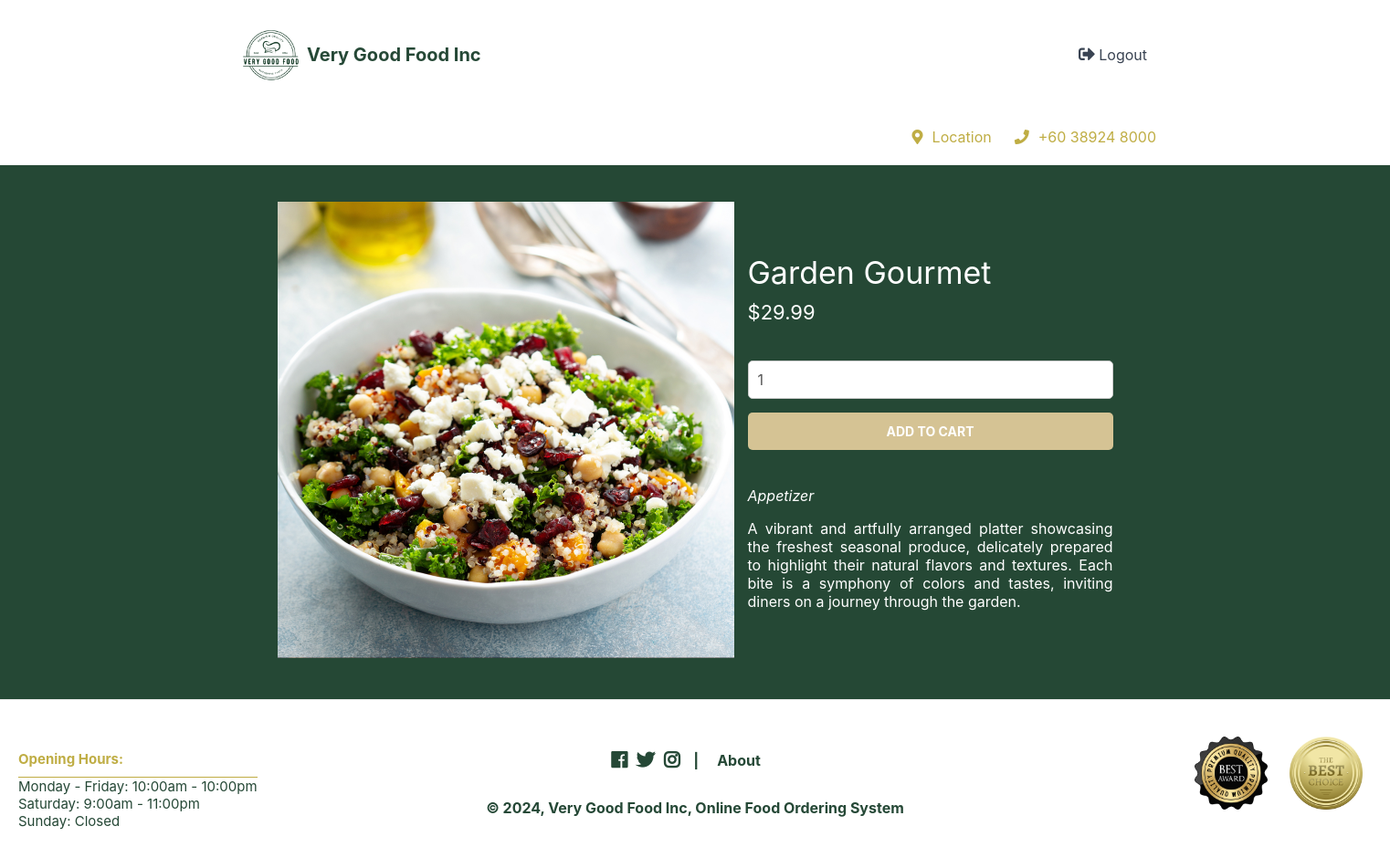
The page /index.php?page=product&id=4 (signed in) on the database its author committed.
### tables this page shows
CREATE TABLE `dishes` (
  `id` int(11) NOT NULL,
  `name` varchar(200) NOT NULL,
  `description` text NOT NULL,
  `price` decimal(7,2) NOT NULL,
  `quantity` int(11) NOT NULL,
  `img` text NOT NULL,
  `category_id` int(11) NOT NULL
);

### product.php (the view, shortened to what this page needs)
<?php
if (isset($_GET['id'])) {
    $stmt = $pdo->prepare('SELECT * FROM dishes WHERE id = ?');
    $stmt->execute([$_GET['id']]);
    $dish = $stmt->fetch(PDO::FETCH_ASSOC);
} else {
    error_page('Dish ID not specified', 'The dish ID is required to display a dish.');
    exit();
}
?>
<?=template_header($dish['name'])?>
<div class="product content-wrapper">
    <img src="imgs/<?=$dish['img']?>" width="500" height="500" alt="<?=$dish['name']?>">
    <div>
        <h1 class="name"><?=$dish['name']?></h1>
        <span class="price">
            &dollar;<?=$dish['price']?>
        </span>
        <form action="index.php?page=cart" method="post">
            <input type="number" name="quantity" value="1" min="1" max="<?=$dish['quantity']?>" placeholder="Quantity" required>
            <input type="submit" value="Add To Cart">
        </form>
        <div class="description">
            <?=$dish['description']?>
        </div>
    </div>
</div>
<?=template_footer()?>

### style.css (style rules this page uses)
* { box-sizing: border-box; font-family: -apple-system, BlinkMacSystemFont, "segoe ui", roboto, oxygen, ubuntu, cantarell, "fira sans", "droid sans", "helvetica neue", Arial, sans-serif; font-size: 16px; -webkit-font-smoothing: antialiased; -moz-osx-font-smoothing: grayscale; }
html { height: 100%; }
body { position: relative; min-height: 100%; color: #555555; background-color: #062e19df; margin: 0; padding-bottom: 150px; }
h1, h2, h3, h4, h5 { color: #394352; }
.content-wrapper { width: 1050px; margin: 0 auto; }
main > .product { display: flex; padding: 40px 0; margin-bottom: 40px; }
main > .product > div { padding-left: 15px; }
main > .product h1 { font-size: 34px; color: white; font-weight: normal; margin: 0; padding: 20px 0 10px 0; }
main > .product .price { display: block; font-size: 22px; color: #ffffff; }
main > .product form { display: flex; flex-flow: column; margin: 40px 0; }
main > .product form input[type="number"] { width: 400px; padding: 10px; margin-bottom: 15px; border: 1px solid #ccc; color: #555555; border-radius: 5px; }
main > .product form input[type="submit"] { background: #eed5a2df; border: 0; color: #FFFFFF; width: 400px; padding: 12px 0; text-transform: uppercase; font-size: 14px; font-weight: bold; border-radius: 5px; cursor: pointer; }
main > .product .description { color: white; max-width: 400px; text-align: justify; }
.content-wrapper { margin: 0 auto; padding: 20px; justify-content: center; align-items: center; }

### rows shown on the page
dishes: img (picture), name "Garden Gourmet", price "29.99", description "Appetizer A vibrant and artfully arranged platter showcasing the freshest seasonal produce, delicately prepared to highlight their natural flavors and textures. Each bite is a symphony of colors and tastes, inviting diners on a journey through the garden."
